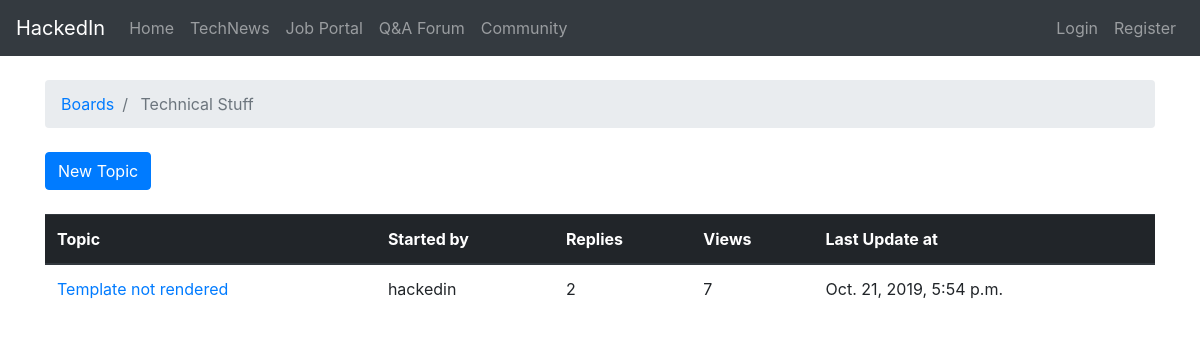
Before: /forums/boards/2/ with the older database file.
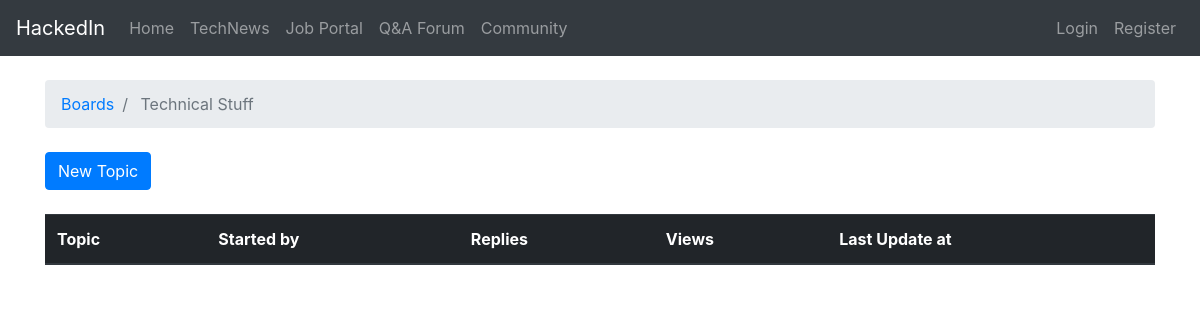
After: the same page with the newer database file.
### forums/models.py (models this page shows, shortened)
class Board(models.Model):
    name = models.CharField(max_length=30, unique=True)
    description = models.CharField(max_length=100)

class Topic(models.Model):
    subject = models.CharField(max_length=256)
    last_updated = models.DateTimeField(auto_now_add=True)
    board = models.ForeignKey(
        Board,
        on_delete=models.CASCADE,
        related_name='topics',
    )
    starter = models.ForeignKey(
        settings.AUTH_USER_MODEL,
        on_delete=models.CASCADE,
        related_name='topics',
    )
    views = models.PositiveIntegerField(default=0)
    def get_absolute_url(self):
        return reverse('topic_posts', kwargs={
            'pk': self.board.pk,
            'topic_pk': self.pk
        })

### forums/views.py (the view)
# urls.py: path('boards/<int:pk>/', views.TopicListView.as_view(), name='board_topics'),
class TopicListView(ListView):
    model = Topic
    context_object_name = 'topics'
    template_name = 'forums/board_topics.html'
    paginate_by = 5
    def get_queryset(self):
        self.board = get_object_or_404(Board, pk=self.kwargs.get('pk'))
        queryset = self.board.topics.order_by('-last_updated').annotate(replies=Count('posts') - 1)
        return queryset
    def get_context_data(self, **kwargs):
        context = super().get_context_data(**kwargs)
        context['board'] = self.board
        return context

### forums/templates/forums/board_topics.html (shortened to what this page needs)
{% extends 'forums/base.html' %}
{% block breadcrumb %}
<li class="breadcrumb-item">
    <a href="{% url 'home' %}">Boards</a>
</li>
<li class="breadcrumb-item active">
    {{ board.name }}
</li>
{% endblock %}
{% block content %}
<div class="mb-4">
    <a href="{% url 'new_topic' board.pk %}" class="btn btn-primary">
        New Topic
    </a>
</div>
<table class="table">
    <thead class="thead-dark">
        <tr>
            <th>Topic</th>
            <th>Started by</th>
            <th>Replies</th>
            <th>Views</th>
            <th>Last Update at</th>
        </tr>
    </thead>
    <tbody>
        {% for topic in topics %}
            <tr>
                <td>
                    <a href="{{ topic.get_absolute_url }}">
                        {{ topic.subject }}
                    </a>
                </td>
                <td>{{ topic.starter.username }}</td>
                <td class="align-middle">{{ topic.replies }}</td>
                <td class="align-middle">{{ topic.views }}</td>
                <td>{{ topic.last_updated }}</td>
            </tr>
        {% endfor %}
    </tbody>
</table>
{% endblock %}

### forums/templates/forums/base.html (shortened to what this page needs)
<!doctype html>
<html lang="en">
<head>
    <link rel="stylesheet" href="https://maxcdn.bootstrapcdn.com/bootstrap/4.0.0/css/bootstrap.min.css"
>
</head>
<body>
{% block body %}
<nav class="navbar navbar-expand-lg navbar-dark bg-dark">
            <a class="navbar-brand" href="{% url 'homepage' %}">HackedIn</a>
              <div class="collapse navbar-collapse" id="navbarSupportedContent">
                <ul class="navbar-nav mr-auto">
                  <li class="nav-item">
                    <a class="nav-link" href="{% url 'homepage' %}">Home</a>
                  </li>
                  <li class="nav-item">
                    <a class="nav-link" href="{% url 'news' %}">TechNews</a>
                  </li>
                  <li class="nav-item">
                    <a class="nav-link" href="{% url 'jobs:index' %}">Job Portal</a>
                  </li>
                  <li class="nav-item">
                    <a class="nav-link" href="/forums/">Q&A Forum</a>
                  </li>
                  <li class="nav-item">
                    <a class="nav-link" href="/community/">Community</a>
                  </li>
                </ul>
            </div>
                <div class="navbar-nav">
                    {% if user.is_authenticated %}
                    <a class="nav-item nav-link" href="{% url 'profile' %}">Hello {{user.username}}</a>
                    <a class="nav-item nav-link" href="{% url 'logout' %}">Logout</a>
                    {% else %}
                    <a class="nav-item nav-link" href="{% url 'login' %}">Login</a>
                    <a class="nav-item nav-link" href="{% url 'register' %}">Register</a>
                    {% endif %}
                </div>
        </nav>
<div class="container">
    <ol class="breadcrumb my-4">
        {% block breadcrumb %}
        {% endblock %}
    </ol>
    {% block content %}
    {% endblock %}
</div>
{% endblock body %}
</body>
</html>

Changed rows visible on the page:
removed Topic: subject "Template not rendered", starter.username "hackedin", replies "2", views "7", last_updated "Oct. 21, 2019, 5:54 p.m."
